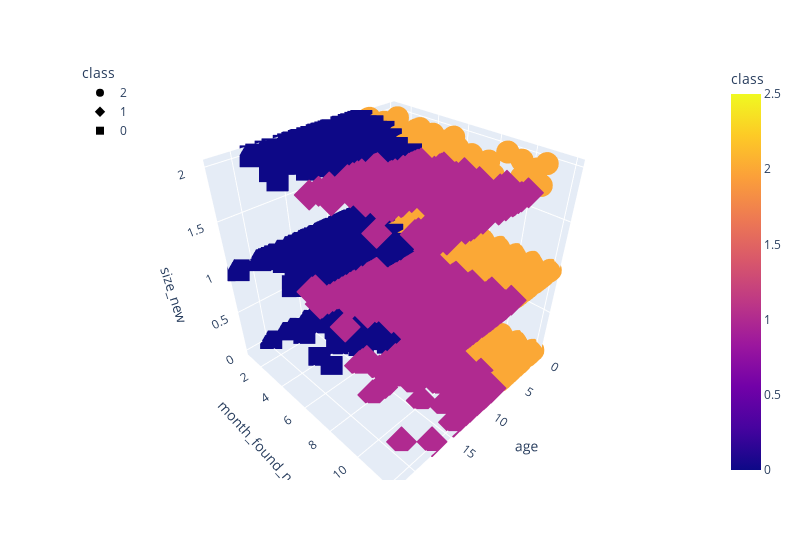

Here is the notebook cell this chart was saved with:
### Code cell
# Test 3 clusters (3D)
fig = px.scatter_3d(
    df,
    x="age",
    y="month_found_new",
    z="size_new",
    color="class",
    symbol="class",
    width=800,
)
fig.update_layout(legend=dict(x=0, y=1))
fig.show()

### Figure 1 — Plotly figure (JSON) as saved in the notebook; plotly's stock layout.template omitted (floating-point values rounded to 4 significant figures; data arrays with more than 128 entries replaced by an {"elided": "..."} marker saying what was removed)
{"data": [{"hovertemplate": "class=%{marker.color}<br>age=%{x}<br>month_found_new=%{y}<br>size_new=%{z}<extra></extra>", "legendgroup": "2", "marker": {"color": {"elided": "629 int values"}, "coloraxis": "coloraxis", "symbol": "circle"}, "mode": "markers", "name": "2", "scene": "scene", "showlegend": true, "type": "scatter3d", "x": {"elided": "629 float values"}, "y": {"elided": "629 int values"}, "z": {"elided": "629 int values"}}, {"hovertemplate": "class=%{marker.color}<br>age=%{x}<br>month_found_new=%{y}<br>size_new=%{z}<extra></extra>", "legendgroup": "1", "marker": {"color": {"elided": "596 int values"}, "coloraxis": "coloraxis", "symbol": "diamond"}, "mode": "markers", "name": "1", "scene": "scene", "showlegend": true, "type": "scatter3d", "x": {"elided": "596 float values"}, "y": {"elided": "596 int values"}, "z": {"elided": "596 int values"}}, {"hovertemplate": "class=%{marker.color}<br>age=%{x}<br>month_found_new=%{y}<br>size_new=%{z}<extra></extra>", "legendgroup": "0", "marker": {"color": {"elided": "774 int values"}, "coloraxis": "coloraxis", "symbol": "square"}, "mode": "markers", "name": "0", "scene": "scene", "showlegend": true, "type": "scatter3d", "x": {"elided": "774 float values"}, "y": {"elided": "774 int values"}, "z": {"elided": "774 int values"}}], "layout": {"coloraxis": {"colorbar": {"title": {"text": "class"}}, "colorscale": [[0, "#0d0887"], [0.1111, "#46039f"], [0.2222, "#7201a8"], [0.3333, "#9c179e"], [0.4444, "#bd3786"], [0.5556, "#d8576b"], [0.6667, "#ed7953"], [0.7778, "#fb9f3a"], [0.8889, "#fdca26"], [1, "#f0f921"]]}, "legend": {"title": {"text": "class"}, "tracegroupgap": 0, "x": 0, "y": 1}, "margin": {"t": 60}, "scene": {"domain": {"x": [0, 1], "y": [0, 1]}, "xaxis": {"title": {"text": "age"}}, "yaxis": {"title": {"text": "month_found_new"}}, "zaxis": {"title": {"text": "size_new"}}}, "width": 800}}
